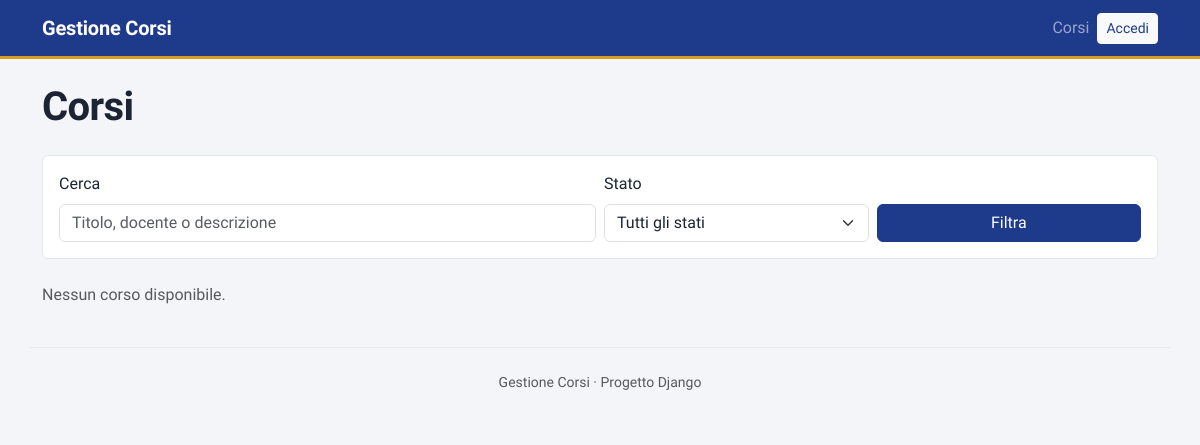
/corsi/, run on an earlier commit of the app's database.
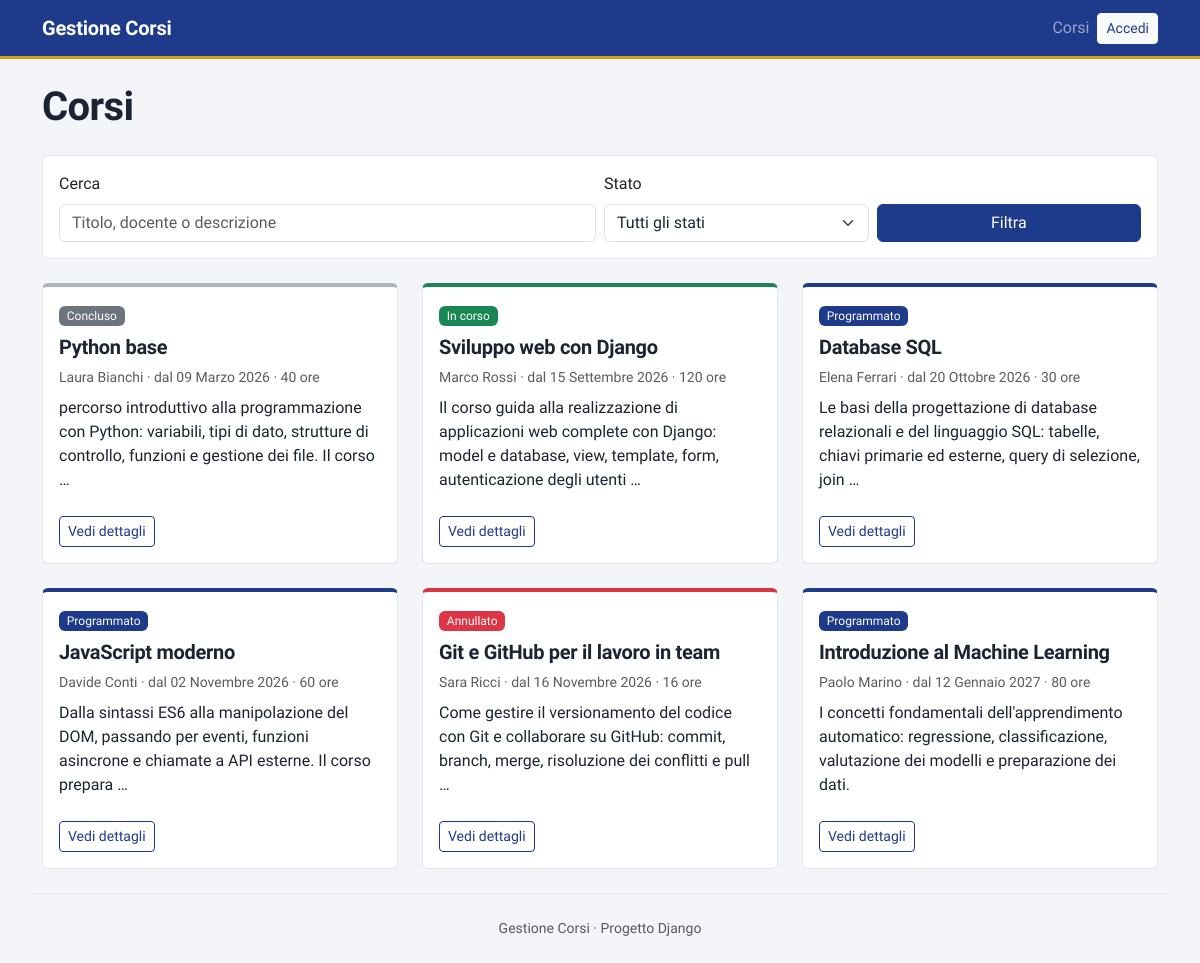
And on a later commit of the database.
### corsi/models.py (models this page shows, shortened)
class Corso(models.Model):
    class Stato(models.TextChoices):
        PROGRAMMATO = "programmato", "Programmato"
        IN_CORSO = "in_corso", "In corso"
        CONCLUSO = "concluso", "Concluso"
        ANNULLATO = "annullato", "Annullato"
    titolo = models.CharField(max_length=200)
    descrizione = models.TextField()
    docente = models.CharField(max_length=100)
    data_inizio = models.DateField()
    durata = models.PositiveIntegerField(help_text="Durata in ore")
    stato = models.CharField(
        max_length=20,
        choices=Stato.choices,
        default=Stato.PROGRAMMATO,
    )
    posti_massimi = models.PositiveIntegerField(default=20)
    class Meta:
        ordering = ["data_inizio"]
        verbose_name = "corso"
        verbose_name_plural = "corsi"
    def get_absolute_url(self):
        return reverse("corsi:dettaglio", args=[self.pk])

### corsi/views.py (the view)
# urls.py: path("corsi/", views.CorsoListView.as_view(), name="lista"),
class CorsoListView(ListView):
    model = Corso
    context_object_name = "corsi"
    def get_queryset(self):
        queryset = super().get_queryset()
        self.q = self.request.GET.get("q", "").strip()
        self.stato = self.request.GET.get("stato", "")
        if self.q:
            queryset = queryset.filter(
                Q(titolo__icontains=self.q)
                | Q(docente__icontains=self.q)
                | Q(descrizione__icontains=self.q)
            )
        if self.stato in Corso.Stato.values:
            queryset = queryset.filter(stato=self.stato)
        return queryset
    def get_context_data(self, **kwargs):
        context = super().get_context_data(**kwargs)
        context["q"] = self.q
        context["stato_selezionato"] = self.stato
        context["stati"] = Corso.Stato.choices
        context["filtri_attivi"] = bool(self.q or self.stato in Corso.Stato.values)
        return context

### corsi/templates/corsi/corso_list.html (shortened to what this page needs)
{% extends "base.html" %}
{% block content %}
<div class="d-flex justify-content-between align-items-center mb-4">
    <h1 class="mb-0">Corsi</h1>
</div>
<form method="get" class="card card-body shadow-sm mb-4">
    <div class="row g-2 align-items-end">
        <div class="col-md-6">
            <label for="q" class="form-label">Cerca</label>
            <input type="search" name="q" id="q" value="{{ q }}" class="form-control"
                   placeholder="Titolo, docente o descrizione">
        </div>
        <div class="col-md-3">
            <label for="stato" class="form-label">Stato</label>
            <select name="stato" id="stato" class="form-select">
                <option value="">Tutti gli stati</option>
            </select>
        </div>
        <div class="col-md-3 d-flex gap-2">
            <button type="submit" class="btn btn-primary flex-fill">Filtra</button>
        </div>
    </div>
</form>
<div class="row g-4">
    {% for corso in corsi %}
        <div class="col-md-6 col-lg-4">
            <div class="card h-100 shadow-sm">
                <div class="card-body">
                    {% include "corsi/_badge_stato.html" %}
                    <h2 class="h5 card-title mt-2">{{ corso.titolo }}</h2>
                    <p class="text-muted small mb-2">
                        {{ corso.docente }} &middot; dal {{ corso.data_inizio|date:"d F Y" }} &middot; {{ corso.durata }} ore
                    </p>
                    <p class="card-text">{{ corso.descrizione|truncatewords:20 }}</p>
                </div>
                <div class="card-footer bg-transparent border-0 pb-3">
                    <a href="{{ corso.get_absolute_url }}" class="btn btn-outline-primary btn-sm">Vedi dettagli</a>
                </div>
            </div>
        </div>
        {% empty %}
        <p class="text-muted">
            {% if filtri_attivi %}
                Nessun corso corrisponde ai criteri di ricerca.
            {% else %}
                Nessun corso disponibile.
            {% endif %}
        </p>
    {% endfor %}
</div>
{% endblock %}

### templates/base.html (shortened to what this page needs)
{% load static %}
<!DOCTYPE html>
<html lang="it">
<head>
    <link href="https://cdn.jsdelivr.net/npm/bootstrap@5.3.3/dist/css/bootstrap.min.css" rel="stylesheet">
    <link rel="stylesheet" href="{% static 'css/style.css' %}">
</head>
<body class="bg-light">
    <nav class="navbar navbar-expand navbar-dark bg-primary mb-4">
        <div class="container">
            <a class="navbar-brand" href="{% url 'corsi:lista' %}">Gestione Corsi</a>
                <ul class="navbar-nav ms-auto align-items-center">
                    <li class="nav-item">
                        <a class="nav-link" href="{% url 'corsi:lista' %}">Corsi</a>
                    </li>
                    {% if user.is_authenticated %}
                        <li class="nav-item">
                            <a class="nav-link" href="{% url 'corsi:mie_iscrizioni' %}">Le mie iscrizioni</a>
                        </li>
                        <li class="nav-item">
                            <span class="navbar-text mx-2">Ciao, {{ user.first_name|default:user.username }}</span>
                        </li>
                        <li class="nav-item">
                            <form method="post" action="{% url 'logout' %}" class="d-inline">
                                {% csrf_token %}
                                <button type="submit" class="btn btn-outline-light btn-sm">Esci</button>
                            </form>
                        </li>
                {% else %}
                    <li class="nav-item">
                        <a class="btn btn-light btn-sm" href="{% url 'login' %}?next={{ request.path }}">Accedi</a>
                    </li>
                {% endif %}
            </ul>
        </div>
    </nav>
    <main class="container">
        {% block content %}{% endblock %}
    </main>
    <footer class="container text-center text-muted py-4 mt-4">
        Gestione Corsi &middot; Progetto Django
    </footer>
</body>
</html>

### corsi/templates/corsi/_badge_stato.html
{% if corso.stato == "programmato" %}
    <span class="badge text-bg-primary">{{ corso.get_stato_display }}</span>
{% elif corso.stato == "in_corso" %}
    <span class="badge text-bg-success">{{ corso.get_stato_display }}</span>
{% elif corso.stato == "concluso" %}
    <span class="badge text-bg-secondary">{{ corso.get_stato_display }}</span>
{% else %}
    <span class="badge text-bg-danger">{{ corso.get_stato_display }}</span>
{% endif %}

### static/css/style.css (style rules this page uses)
:root { --gc-inchiostro: #1e3a8a; --gc-inchiostro-scuro: #172e6e; --gc-ocra: #d99a1e; --gc-fondo: #f3f5f9; --gc-testo: #1c2433; --gc-bordo: #e2e6ee; --bs-primary: var(--gc-inchiostro); --bs-primary-rgb: 30, 58, 138; --bs-light-rgb: 243, 245, 249; --bs-body-color: var(--gc-testo); --bs-body-font-family: "Lexend", system-ui, -apple-system, "Segoe UI", sans-serif; --bs-link-color: var(--gc-inchiostro); --bs-link-color-rgb: 30, 58, 138; --bs-link-hover-color: var(--gc-inchiostro-scuro); --bs-link-hover-color-rgb: 23, 46, 110; }
h1, .h1, h2, .h2, h3, .h3, h4, .h4, h5, .h5 { font-weight: 600; letter-spacing: -0.015em; }
.navbar { border-bottom: 3px solid var(--gc-ocra); }
.navbar-brand { font-weight: 600; letter-spacing: -0.01em; }
.navbar .btn-light { color: var(--gc-inchiostro); font-weight: 500; }
.btn-primary { --bs-btn-bg: var(--gc-inchiostro); --bs-btn-border-color: var(--gc-inchiostro); --bs-btn-hover-bg: var(--gc-inchiostro-scuro); --bs-btn-hover-border-color: var(--gc-inchiostro-scuro); --bs-btn-active-bg: var(--gc-inchiostro-scuro); --bs-btn-active-border-color: var(--gc-inchiostro-scuro); --bs-btn-disabled-bg: var(--gc-inchiostro); --bs-btn-disabled-border-color: var(--gc-inchiostro); --bs-btn-focus-shadow-rgb: 30, 58, 138; }
.btn-outline-primary { --bs-btn-color: var(--gc-inchiostro); --bs-btn-border-color: var(--gc-inchiostro); --bs-btn-hover-bg: var(--gc-inchiostro); --bs-btn-hover-border-color: var(--gc-inchiostro); --bs-btn-active-bg: var(--gc-inchiostro-scuro); --bs-btn-active-border-color: var(--gc-inchiostro-scuro); --bs-btn-focus-shadow-rgb: 30, 58, 138; }
.card { border: 1px solid var(--gc-bordo); }
.card.shadow-sm { box-shadow: none !important; }
.card:has(> .card-body > .badge) { border-top: 4px solid var(--stato, #adb5bd); }
.card:has(> .card-body > .text-bg-primary) { --stato: var(--gc-inchiostro); }
.card:has(> .card-body > .text-bg-success) { --stato: #198754; }
.card:has(> .card-body > .text-bg-secondary) { --stato: #adb5bd; }
.card:has(> .card-body > .text-bg-danger) { --stato: #dc3545; }
.badge { font-weight: 500; }
footer { border-top: 1px solid var(--gc-bordo); font-size: 0.875rem; }

What changed in the data, as far as the page shows it:
added Corso: stato "Concluso", titolo "Python base", docente "Laura Bianchi", data_inizio "09 Marzo 2026", durata "40", descrizione "percorso introduttivo alla programmazione con Python: variabili, tipi di dato, strutture di controllo, funzioni e gestione dei file. Il corso …"
added Corso: stato "In corso", titolo "Sviluppo web con Django", docente "Marco Rossi", data_inizio "15 Settembre 2026", durata "120", descrizione "Il corso guida alla realizzazione di applicazioni web complete con Django: model e database, view, template, form, autenticazione degli utenti …"
added Corso: stato "Programmato", titolo "Database SQL", docente "Elena Ferrari", data_inizio "20 Ottobre 2026", durata "30", descrizione "Le basi della progettazione di database relazionali e del linguaggio SQL: tabelle, chiavi primarie ed esterne, query di selezione, join …"
added Corso: stato "Programmato", titolo "JavaScript moderno", docente "Davide Conti", data_inizio "02 Novembre 2026", durata "60", descrizione "Dalla sintassi ES6 alla manipolazione del DOM, passando per eventi, funzioni asincrone e chiamate a API esterne. Il corso prepara …"
added Corso: stato "Annullato", titolo "Git e GitHub per il lavoro in team", docente "Sara Ricci", data_inizio "16 Novembre 2026", durata "16", descrizione "Come gestire il versionamento del codice con Git e collaborare su GitHub: commit, branch, merge, risoluzione dei conflitti e pull …"
added Corso: stato "Programmato", titolo "Introduzione al Machine Learning", docente "Paolo Marino", data_inizio "12 Gennaio 2027", durata "80", descrizione "I concetti fondamentali dell'apprendimento automatico: regressione, classificazione, valutazione dei modelli e preparazione dei dati."
Also different on the page:
text no longer shown: "Nessun corso disponibile."
